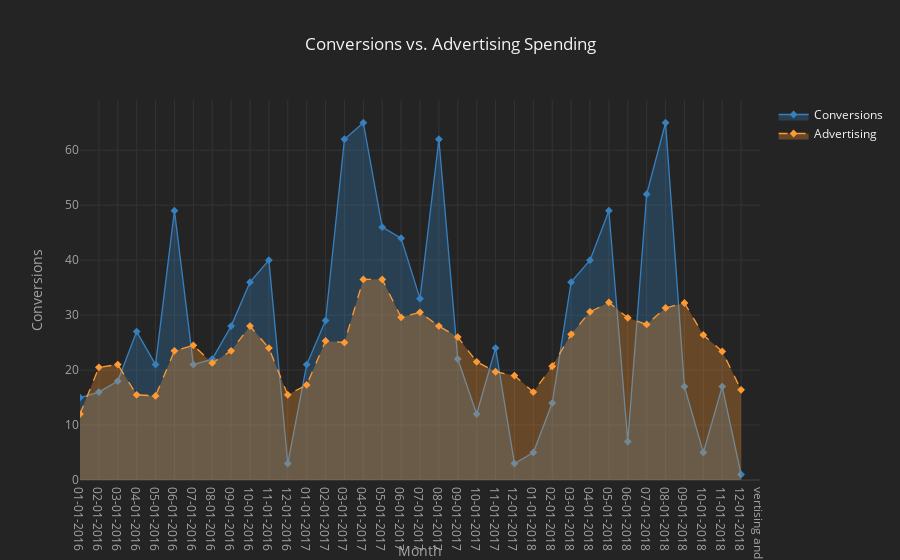

The cell this chart's notebook holds for it:
### Markdown cell above
## Working directly through .iplot

### Code cell
df[['Conversions', 'Advertising', 'Month_date']].iplot(kind   ='line',
                                                       x      ='Month_date',
                                                       keys   =['Conversions', 'Advertising'],
                                                       title  ='Conversions vs. Advertising Spending',
                                                       xTitle ='Month',
                                                       yTitle ='Conversions',
                                                       dash   =['solid','dash'],
                                                       colors =['blue', 'orange'],
                                                       theme  ='henanigans',
                                                       mode   ='lines+markers+text',
                                                       symbol ='diamond',
                                                       size   =6,
                                                       fill   =True)

### Figure 1 — Plotly figure (JSON) as saved in the notebook; plotly's stock layout.template omitted (floating-point values rounded to 4 significant figures)
{"data": [{"fill": "tozeroy", "fillcolor": "rgba(55, 128, 191, 0.3)", "line": {"color": "rgba(55, 128, 191, 1.0)", "dash": "solid", "shape": "linear", "width": 1.3}, "marker": {"size": 6, "symbol": "diamond"}, "mode": "lines+markers+text", "name": "Conversions", "text": "", "type": "scatter", "uid": "e2b0b557-43c5-457a-a1c8-395a9a66eeb4", "x": ["01-01-2016", "02-01-2016", "03-01-2016", "04-01-2016", "05-01-2016", "06-01-2016", "07-01-2016", "08-01-2016", "09-01-2016", "10-01-2016", "11-01-2016", "12-01-2016", "01-01-2017", "02-01-2017", "03-01-2017", "04-01-2017", "05-01-2017", "06-01-2017", "07-01-2017", "08-01-2017", "09-01-2017", "10-01-2017", "11-01-2017", "12-01-2017", "01-01-2018", "02-01-2018", "03-01-2018", "04-01-2018", "05-01-2018", "06-01-2018", "07-01-2018", "08-01-2018", "09-01-2018", "10-01-2018", "11-01-2018", "12-01-2018", "vertising and sales data: 36 consecutive monthly sales and advertising expenditures of a dietary weight control product-01-2018"], "y": [15, 16, 18, 27, 21, 49, 21, 22, 28, 36, 40, 3, 21, 29, 62, 65, 46, 44, 33, 62, 22, 12, 24, 3, 5, 14, 36, 40, 49, 7, 52, 65, 17, 5, 17, 1, ""]}, {"fill": "tozeroy", "fillcolor": "rgba(255, 153, 51, 0.3)", "line": {"color": "rgba(255, 153, 51, 1.0)", "dash": "dash", "shape": "linear", "width": 1.3}, "marker": {"size": 6, "symbol": "diamond"}, "mode": "lines+markers+text", "name": "Advertising", "text": "", "type": "scatter", "uid": "34c916a2-bc8d-41d2-bdf4-0f468952bf20", "x": ["01-01-2016", "02-01-2016", "03-01-2016", "04-01-2016", "05-01-2016", "06-01-2016", "07-01-2016", "08-01-2016", "09-01-2016", "10-01-2016", "11-01-2016", "12-01-2016", "01-01-2017", "02-01-2017", "03-01-2017", "04-01-2017", "05-01-2017", "06-01-2017", "07-01-2017", "08-01-2017", "09-01-2017", "10-01-2017", "11-01-2017", "12-01-2017", "01-01-2018", "02-01-2018", "03-01-2018", "04-01-2018", "05-01-2018", "06-01-2018", "07-01-2018", "08-01-2018", "09-01-2018", "10-01-2018", "11-01-2018", "12-01-2018", "vertising and sales data: 36 consecutive monthly sales and advertising expenditures of a dietary weight control product-01-2018"], "y": [12, 20.5, 21, 15.5, 15.3, 23.5, 24.5, 21.3, 23.5, 28, 24, 15.5, 17.3, 25.3, 25, 36.5, 36.5, 29.6, 30.5, 28, 26, 21.5, 19.7, 19, 16, 20.7, 26.5, 30.6, 32.3, 29.5, 28.3, 31.3, 32.2, 26.4, 23.4, 16.4, ""]}], "layout": {"legend": {"bgcolor": "#242424", "font": {"color": "#F4F4F4"}}, "paper_bgcolor": "#242424", "plot_bgcolor": "#242424", "title": "Conversions vs. Advertising Spending", "titlefont": {"color": "#F4F4F4"}, "xaxis": {"gridcolor": "#343434", "showgrid": true, "tickfont": {"color": "#A4A4A4"}, "title": "Month", "titlefont": {"color": "#A4A4A4"}, "zerolinecolor": "#444444"}, "yaxis": {"gridcolor": "#343434", "showgrid": true, "tickfont": {"color": "#A4A4A4"}, "title": "Conversions", "titlefont": {"color": "#A4A4A4"}, "zerolinecolor": "#444444"}}}
